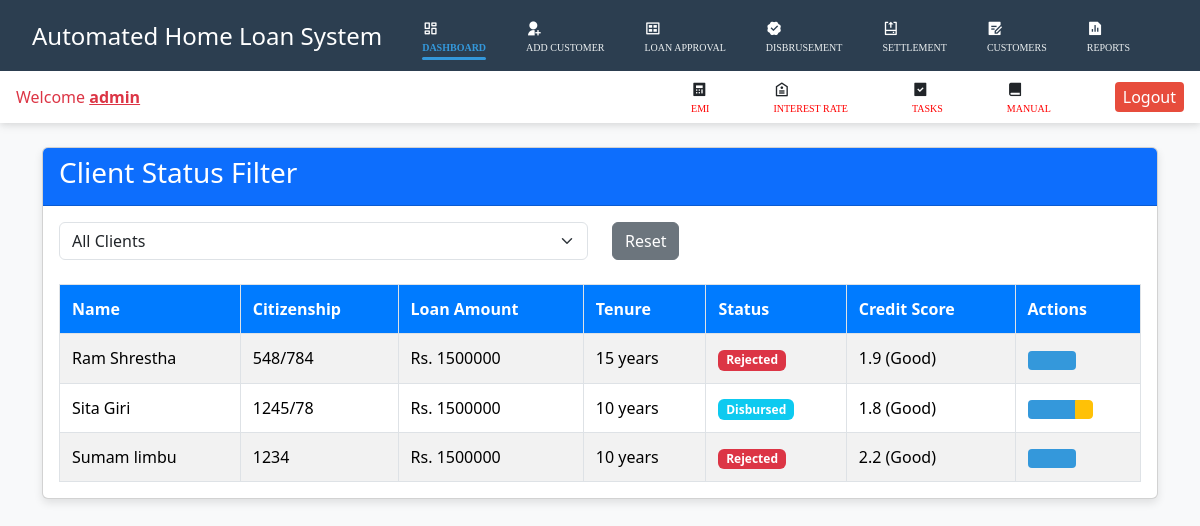
The app's page /client-status/ (signed in) with its own data.
### homeloanapp/models.py (models this page shows, shortened)
class ClientDetails(models.Model):
    name = models.CharField(max_length=300, default='Sumam limbu')
    dob = models.CharField(max_length=10, default='2008/10/10')
    citizenship = models.CharField(max_length=20, default='1234')
    sex = models.CharField(max_length=8, choices=SEX_CHOICES, default="Male")
    martial = models.CharField(max_length=20, choices=MARTIAL_STATUS, default="Married")
    father = models.CharField(max_length=300, default="shyam rai")
    education = models.CharField(max_length=10, choices=EDUCATION_CHOICES, default="Bachelor")
    address = models.CharField(max_length=50, default='Itahari')
    dependent = models.PositiveIntegerField(default=3)
    employer = models.CharField(max_length=150, blank=True, null=True, default='rbbl')
    position = models.CharField(max_length=150, blank=True, null=True, default='Assistant')
    service_time = models.PositiveIntegerField(blank=True, null=True, default=5)
    firm_name = models.CharField(max_length=150, blank=True, null=True, default='rbbl')
    business_type = models.CharField(
        max_length=150,
        choices=BUSINESSTYPES,
        default="Agriculture",
        blank=True,
        null=True
    )
    pan_no = models.PositiveIntegerField(blank=True, null=True, default='12345')
    firm_address = models.CharField(max_length=150, blank=True, null=True, default='Itahari-20')
    salary = models.FloatField(default=0.0)
    business_income = models.FloatField(default=0.0)
    agriculture = models.FloatField(default=0.0)
    house_rent = models.FloatField(default=0.0)
    family_income = models.FloatField(default=0.0)
    other_income = models.FloatField(default=0.0)
    loan_amount = models.PositiveIntegerField()
    tenure = models.PositiveIntegerField(default=10)
    interest = models.FloatField(default=10.12)
    loan_type = models.CharField(max_length=50, default='Home')
    plot_no = models.CharField(max_length=50, default='5684')
    plot_area = models.CharField(max_length=50, default='0-0-10-0')
    plot_address = models.CharField(max_length=200, blank=True, null=True, default='Itahari-20')
    plot_owner = models.CharField(max_length=150, default='Roshan Rai')
    plot_value = models.FloatField(default=4632450)
    home_value = models.FloatField(default=0.0)
    plot_market_value = models.FloatField(blank=True, null=True, default=200000)
    land_value = models.PositiveIntegerField(default=0)
    buildingvalue = models.PositiveIntegerField(default=0)
    family_property = models.PositiveIntegerField(default=0)
    vehicle = models.FloatField(default=0.0)
    collateral_place = models.CharField(
        max_length=60,
        choices=COLLATERAL_AREA,
        default="Main Business Area"
    )
    income_tenure = models.CharField(
        max_length=200,
        choices=INCOME_TYPE,
        default="upto loan tenure permanent income"
    )
    client_distance = models.CharField(
        max_length=200,
        choices=CLIENT_DIS,
        default="Less than 2km"
    )
    banking_history = models.CharField(
        max_length=100,
        choices=CREDIT_HISTORY,
        default="payment after full rebate",
        null=True
    )
    banking_year = models.CharField(
        max_length=100,
        choices=BANKING_YEARS,
        default="more than 5 years"
    )
    loan_committee = models.CharField(
        max_length=20,
        choices=CREDIT_SIFARIS,
        default="Excellent"
    )
    loan_status = models.CharField(
        max_length=20,
        default="preview",
        null=True,
        blank=True
    )
    @property
    def yearly_income(self):
        return sum([
            self.salary,
            self.business_income,
            self.agriculture,
            self.house_rent,
            self.family_income
        ])
    @property
    def monthly_income(self):
        return round(self.yearly_income,2)
    @property
    def actual_loan_amt(self):
        return (self.home_value * 70) / 100
    @property
    def p1(self):
        try:
            ratio = (self.plot_market_value + self.home_value) / self.actual_loan_amt
            if ratio < 1.5: return 5
            if ratio < 2: return 4
            if ratio < 2.5: return 3
            if ratio < 3: return 2
            return 1
        except ZeroDivisionError:
            return 5
    @property
    def p1_weight(self):
        return 0.2 * self.p1
    @property
    def p2(self):
        mapping = {
            "Main Business Area": 1,
            "Simple Business Area": 2,
            "Dense/Main Residential Area": 3,
            "Simple Residential Area": 4
        }
        return mapping.get(self.collateral_place, 5)
    @property
    def p2_weight(self):
        return round(self.p2 * 0.1, 1)
    @property
    def p3(self):
        try:
            total_assets = sum([
                self.plot_market_value,
                self.land_value,
                self.buildingvalue,
                self.family_property,
                self.vehicle
            ])
            ratio = total_assets / self.actual_loan_amt
            if ratio < 3: return 5
            if ratio <= 3.5: return 4
            if ratio <= 4: return 3
            if ratio <= 5: return 2
            return 1
        except ZeroDivisionError:
            return 5
    @property
    def p3_weight(self):
        return 0.1 * self.p3
    @property
    def p4(self):
        try:
            ratio = self.actual_loan_amt / self.monthly_income
            if ratio < 1.5: return 5
            if ratio < 2: return 4
            if ratio < 2.5: return 3
            if ratio < 3: return 2
            return 1
        except ZeroDivisionError:
            return 5
    @property
    def p4_weight(self):
        return self.p4 * 0.2
    @property
    def p5(self):
        mapping = {
            "upto loan tenure permanent income": 1,
            "upto near loan tenure permanent income": 2,
            "upto half of the loan tenure": 3,
            "probability of upto half of the loan tenure": 4
        }
        return mapping.get(self.income_tenure, 5)
    @property
    def p5_weight(self):
        return self.p5 * 0.1
    @property
    def p6(self):
        mapping = {
            "Less than 2km": 1,
            "2km to 5km": 2,
            "5km to 10km": 3,
            "10km to 15km": 4
        }
        return mapping.get(self.client_distance, 5)
    @property
    def p6_wt(self):
        return self.p6 * 0.05
    @property
    def p7(self):
        mapping = {
            "payment after full rebate": 1,
            "payment after 50 percent rebate": 2,
            "no banking transactions": 3,
            "payment period less than 3 months": 4,
            "payment period more than 3 months": 5
        }
        return mapping.get(self.banking_history, 6)
    @property
    def p7_wt(self):
        return round(self.p7 * 0.05,2)
    @property
    def p8(self):
        mapping = {
            "more than 5 years": 1,
            "(4-5)years": 2,
            "(3-4)years": 3,
            "(1-3)years": 4
        }
        return mapping.get(self.banking_year, 5)
    @property
    def p8_wt(self):
        return round(self.p8 * 0.05,2)
    @property
    def p9(self):
        mapping = {
            "Excellent": 1,
            "Very Good": 2,
            "Simple": 3,
            "Weak": 4
        }
        return mapping.get(self.loan_committee, 5)
    @property
    def p9_wt(self):
        return round(self.p9 * 0.15, 2)
    @property
    def total_score(self):
        return round(sum([
            self.p1_weight,
            self.p2_weight,
            self.p3_weight,
            self.p4_weight,
            self.p5_weight,
            self.p6_wt,
            self.p7_wt,
            self.p8_wt,
            self.p9_wt
        ]), 2)
    @property
    def credit_result(self):
        score = self.total_score
        if score <= 1.5: return "Very Good"
        if score <= 2.5: return "Good"
        if score <= 3: return "ok"
        if score <= 3.5: return "To be Sub-standard"
        if score <= 4.5: return "Sub-Standard"
        return "Bad"

### homeloanapp/views.py (the view)
# urls.py: path('client-status/', views.ClientStatusView.as_view(), name='client_status'),
class ClientStatusView(LoginRequiredMixin, ListView):
    model = ClientDetails
    template_name = 'client_status.html'
    context_object_name = 'clients'
    def get_queryset(self):
        status = self.request.GET.get('status', 'all')
        queryset = ClientDetails.objects.all().order_by('name')
        if status == 'pending':
            return queryset.filter(loan_status='preview')
        elif status == 'approved':
            return queryset.filter(loan_status='approved')
        elif status == 'rejected':
            return queryset.filter(loan_status='rejected')
        elif status == 'disbursed':
            return queryset.filter(loan_status='disbursed')
        elif status == 'settled':
            return queryset.filter(loan_status='settled')
        else:  # 'all' or any other value
            return queryset
    def get_context_data(self, **kwargs):
        context = super().get_context_data(**kwargs)
        context['current_status'] = self.request.GET.get('status', 'all')
        context['status_choices'] = [
            ('all', 'All Clients'),
            ('pending', 'Pending Approval'),
            ('approved', 'Approved'),
            ('rejected', 'Rejected'),
            ('disbursed', 'Disbursed'),
            ('settled', 'Settled'),
        ]
        return context

### templates/client_status.html (shortened to what this page needs)
{% extends 'dashboard.html' %}
{% load crispy_forms_tags %}
{% load static %}
{% block css %}
<link rel="stylesheet" href="{% static 'css/loan_status.css' %}"> {% endblock css %}
{% block body %}
<div class="container mt-4">
    <div class="card">
        <div class="card-header bg-primary text-white">
            <h3>Client Status Filter</h3>
        </div>
        <div class="card-body">
            <form method="get" class="mb-4">
                <div class="row">
                    <div class="col-md-6">
                        <select name="status" class="form-select" onchange="this.form.submit()">
                            {% for value, label in status_choices %}
                            <option value="{{ value }}" {% if current_status == value %}selected{% endif %}>
                                {{ label }}
                            </option>
                            {% endfor %}
                        </select>
                    </div>
                    <div class="col-md-6">
                        <a href="{% url 'client_status' %}" class="btn btn-secondary">Reset</a>
                    </div>
                </div>
            </form>
            <div class="table-responsive">
                <table class="table table-striped table-hover">
                    <thead class="table-dark">
                        <tr>
                            <th>Name</th>
                            <th>Citizenship</th>
                            <th>Loan Amount</th>
                            <th>Tenure</th>
                            <th>Status</th>
                            <th>Credit Score</th>
                            <th>Actions</th>
                        </tr>
                    </thead>
                    <tbody>
                        {% for client in clients %}
                        <tr>
                            <td>{{ client.name }}</td>
                            <td>{{ client.citizenship }}</td>
                            <td>Rs. {{ client.loan_amount }}</td>
                            <td>{{ client.tenure }} years</td>
                            <td>
                                {% if client.loan_status == 'approved' %}
                                <span class="badge bg-success">Approved</span>
                                {% elif client.loan_status == 'rejected' %}
                                <span class="badge bg-danger">Rejected</span>
                                {% elif client.loan_status == 'disbursed' %}
                                <span class="badge bg-info">Disbursed</span>
                                {% elif client.loan_status == 'settled' %}
                                <span class="badge bg-secondary">Settled</span>
                                {% else %}
                                <span class="badge bg-warning text-dark">Pending</span>
                                {% endif %}
                            </td>
                            <td>
                                {{ client.total_score }} ({{ client.credit_result }})
                            </td>
                            <td>
                                <div class="btn-group">
                                    <a href="{% url 'client_detail' client.pk %}" class="btn btn-sm btn-primary">
                                    </a>
                                    {% if client.loan_status == 'disbursed' and not client.settlement %}
                                    <a href="{% url 'loan_settlement' %}" class="btn btn-sm btn-warning">
                                    </a>
                                    {% endif %}
                                </div>
                            </td>
                        </tr>
                        {% empty %}
                        <tr>
                            <td colspan="7" class="text-center">No clients found with this status</td>
                        </tr>
                        {% endfor %}
                    </tbody>
                </table>
            </div>
        </div>
    </div>
</div>
{% endblock body %}

### templates/dashboard.html (shortened to what this page needs)
<!doctype html>
<html lang="en">
{% load static %}
<head>
  <link href="https://cdn.jsdelivr.net/npm/bootstrap@5.3.3/dist/css/bootstrap.min.css" rel="stylesheet"
>
  <link href="https://cdn.jsdelivr.net/npm/remixicon@4.3.0/fonts/remixicon.css" rel="stylesheet" />
  <link rel="stylesheet" href="{% static 'css/dashboard.css' %}">
  {% block css %} {% endblock css %}
</head>
<body>
  <div class="main-navbar">
    <div class="navbar">
      <div class="navbar-items" id="navbar-items">
        <a href="" class="header-text">Automated Home Loan System</a>
        <i class="ri-dashboard-line active"><a href="{% url 'dashboard' %}" class="navbarlink">DASHBOARD</a></i>
        <i class="ri-user-add-fill"><a href="{% url 'application' %}" class="navbarlink">ADD CUSTOMER</a></i>
        <i class="ri-gallery-view"><a href="{% url 'display_clients' %}" class="navbarlink">LOAN APPROVAL</a></i>
        <i class="ri-verified-badge-fill"><a href="{% url 'loan_status' %}" class="navbarlink">DISBRUSEMENT</a></i>
        <i class="ri-uninstall-line"><a href="{% url 'loan_settlement' %}" class="navbarlink">SETTLEMENT</a></i>
        <i class="ri-draft-fill"><a href="{% url 'client_status' %}" class="navbarlink">CUSTOMERS</a></i>
        <i class="ri-file-chart-fill"><a href="" class="navbarlink">REPORTS</a></i>
      </div>
    </div>
    <div class="navbar2">
      <div class="text-danger">Welcome <span class="text-decoration-underline fw-bold">{{user.username}}</span></div>
      <div class="navbar2-items">
        <i class="ri-calculator-fill"><a href="{% url 'emi' %}" class="navbarlink2">EMI</a></i>
        <i class="ri-price-tag-2-line"><a href="" class="navbarlink2">INTEREST RATE</a></i>
        <i class="ri-task-fill"><a href="" class="navbarlink2">TASKS</a> </i>
        <i class="ri-book-fill"><a href="" class="navbarlink2">MANUAL</a></i>
        <form method="POST" action="{% url 'logout' %}">
          <input type="submit" class="logout-btn" value="Logout">
        </form>
      </div>
    </div>
  </div>
  {% block body %}{% endblock body %}
</body>
</html>

### records on screen
ClientDetails: name "Ram Shrestha", citizenship "548/784", loan_amount "1500000", tenure "15", loan_status "Rejected", total_score "1.9", credit_result "Good"
ClientDetails: name "Sita Giri", citizenship "1245/78", loan_amount "1500000", tenure "10", loan_status "Disbursed", total_score "1.8", credit_result "Good"
ClientDetails: name "Sumam limbu", citizenship "1234", loan_amount "1500000", tenure "10", loan_status "Rejected", total_score "2.2", credit_result "Good"

### other values on screen
{{ user.username }} "admin"
form field status "All Clients"
